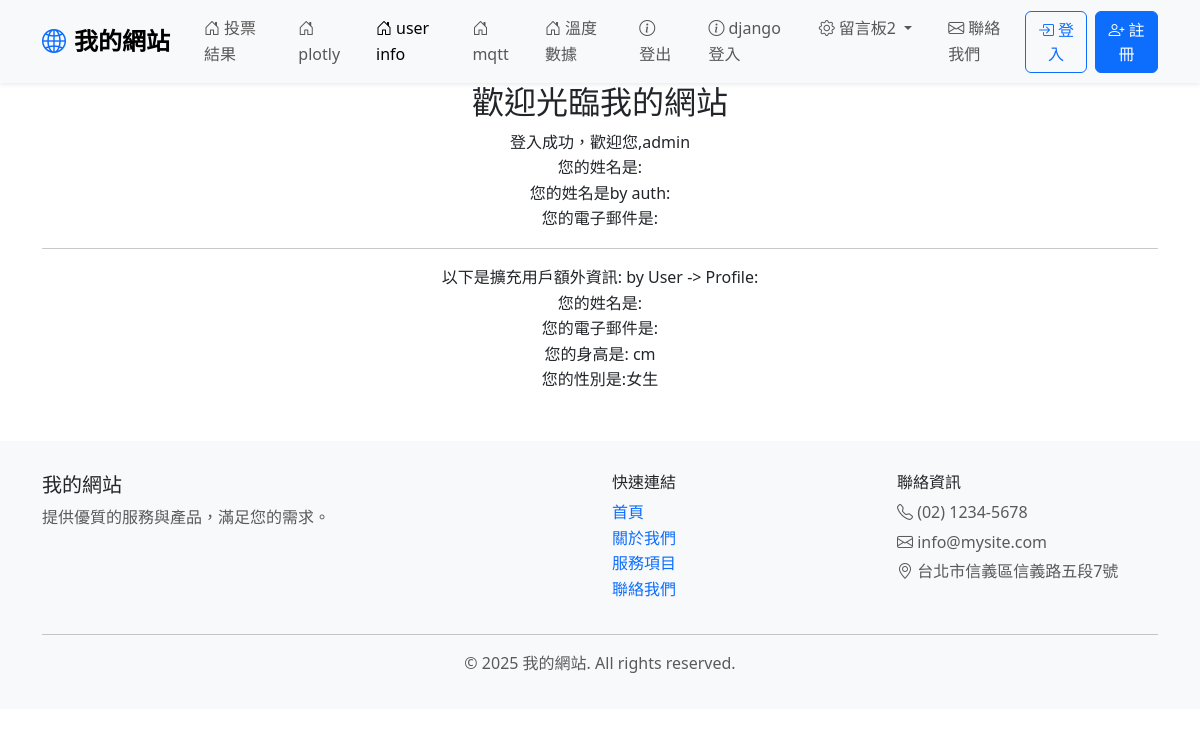
Before: /userinfo/ (signed in) with the older database file.
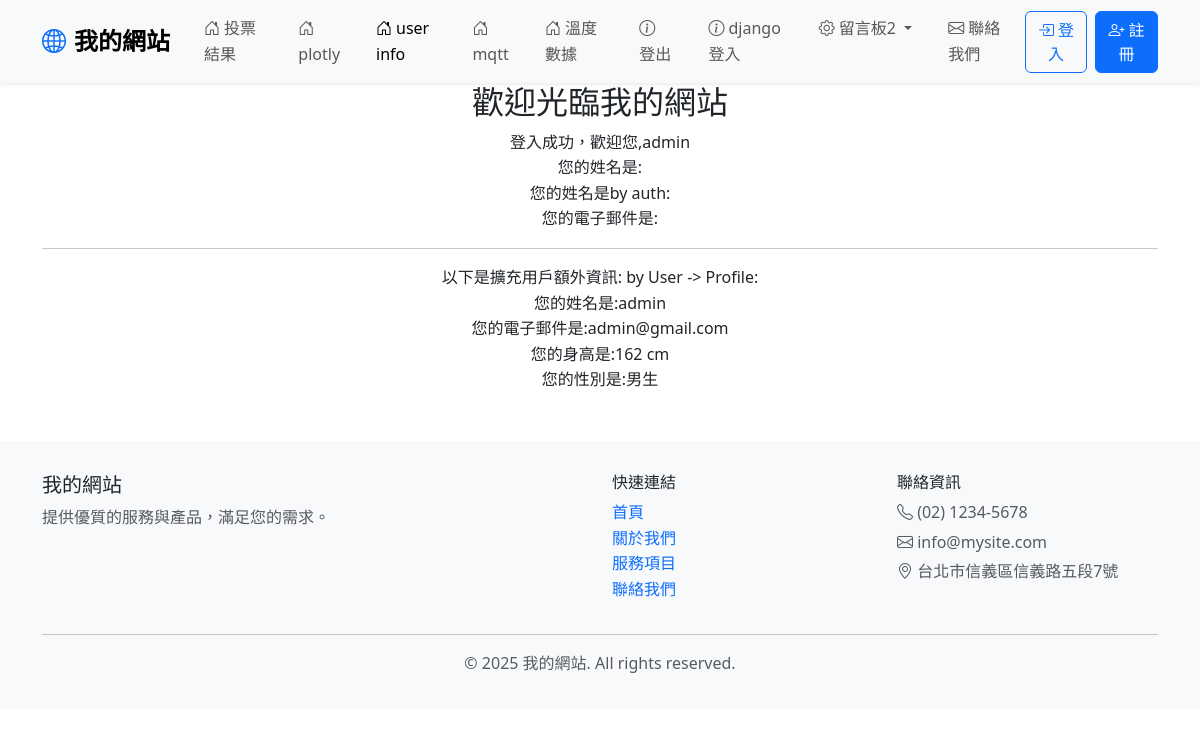
After: the same page with the newer database file.
### mysite/models.py (models this page shows, shortened)
class Profile(models.Model):
    user = models.OneToOneField(auth.models.User, on_delete=models.CASCADE)
    height = models.PositiveIntegerField(default=160)
    male = models.BooleanField(default=False)
    website = models.URLField()

### mysite/views.py (the view)
# urls.py: path('userinfo/', views.userinfo, name='userinfo'),
@login_required(login_url='/login/')
def userinfo(request):
    if request.user.is_authenticated:
        username = request.user.username
        useremail = request.user.email
        print('username:in userinfo', username)
    else:
        print('username不存在')
        return redirect('/login/')
    try:
        user = User.objects.get(username=username)
        userinfo = models.Profile.objects.get(user=user)    # 用自己擴充的Profile欄位
    except Exception as e:
        print(e)
        pass
    return render(request, 'userinfo.html', locals())

### templates/userinfo.html (shortened to what this page needs)
{% extends "base.html" %}
{% block content %}
<div class='container' align=center>
    <h2>歡迎光臨我的網站</h2>
    {% if username %}登入成功，歡迎您,{{ username }}
    {% else %}
    登入錯誤
    {% endif %}
    <p>
        您的姓名是:{{ userinfo.name }}<br>
        您的姓名是by auth:{{ userinfo.username }}<br>
        您的電子郵件是:{{ userinfo.email }}
        <br>
        <hr>
        以下是擴充用戶額外資訊: by User -> Profile:<br>
        您的姓名是:{{ userinfo.user.username }}<br>
        您的電子郵件是:{{ userinfo.user.email }}<br>
        您的身高是:{{ userinfo.height }} cm<br>
        您的性別是:{{ userinfo.male | yesno:"男生,女生"}}
    </p>
</div>
{% endblock content %}

### templates/base.html (shortened to what this page needs)
<!DOCTYPE html>
<html lang="zh-TW">
<head>
    <link href="https://cdnjs.cloudflare.com/ajax/libs/bootstrap/5.3.2/css/bootstrap.min.css" rel="stylesheet">
    <link href="https://cdnjs.cloudflare.com/ajax/libs/bootstrap-icons/1.11.1/font/bootstrap-icons.min.css" rel="stylesheet">
    </head>
<body>
    {% include "header.html" %}
    {% block content %}
    {% endblock content %}
    {% include "footer.html" %}
</body>
</html>

### templates/header.html (shortened to what this page needs)
{% block header %}
<header>
    <nav class="navbar navbar-expand-lg navbar-light bg-light shadow-sm">
        <div class="container">
            <a class="navbar-brand d-flex align-items-center" href="/">
                <i class="bi bi-globe2 me-2 text-primary"></i>
                我的網站
            </a>
            <div class="collapse navbar-collapse" id="navbarNav">
                <ul class="navbar-nav me-auto">
                    <li class="nav-item">
                        <a class="nav-link" href="/votes/">
                            <i class="bi bi-house-door me-1"></i>投票結果
                        </a>
                    </li>
                    <li class="nav-item">
                        <a class="nav-link" href="/plotly/">
                            <i class="bi bi-house-door me-1"></i>plotly
                        </a>
                    </li>
                    <li class="nav-item">
                        <a class="nav-link" href="/userinfo/">
                            <i class="bi bi-house-door me-1"></i>user info
                        </a>
                    </li>
                    <li class="nav-item">
                        <a class="nav-link" href="/mqtt/">
                            <i class="bi bi-house-door me-1"></i>mqtt
                        </a>
                    </li>
                    <li class="nav-item">
                        <a class="nav-link" href="/temp/">
                            <i class="bi bi-house-door me-1"></i>溫度數據
                        </a>
                    </li>
                    <li class="nav-item">
                        <a class="nav-link" href="/logout/">
                            <i class="bi bi-info-circle me-1"></i>登出
                        </a>
                    </li>
                    <li class="nav-item">
                        <a class="nav-link" href="/admin/login/?next=/">
                            <i class="bi bi-info-circle me-1"></i>django登入
                        </a>
                    </li>
                    <li class="nav-item dropdown">
                        <a class="nav-link dropdown-toggle" href="#" id="servicesDropdown" role="button"
                           data-bs-toggle="dropdown" aria-expanded="false">
                            <i class="bi bi-gear me-1"></i>留言板2
                        </a>
                    </li>
                    <li class="nav-item">
                        <a class="nav-link" href="/contact/">
                            <i class="bi bi-envelope me-1"></i>聯絡我們
                        </a>
                    </li>
                </ul>
                <div class="user-info">
                        <div class="d-flex gap-2">
                            <a href="/login/" class="btn btn-outline-primary">
                                <i class="bi bi-box-arrow-in-right me-1"></i>登入
                            </a>
                            <a href="/accounts/register/" class="btn btn-primary">
                                <i class="bi bi-person-plus me-1"></i>註冊
                            </a>
                        </div>
                </div>
            </div>
        </div>
    </nav>
</header>
{% endblock header %}

### templates/footer.html
{% block footer %}
    <footer class="footer bg-light mt-5">
        <div class="container">
            <div class="row">
                <div class="col-md-6">
                    <h5>我的網站</h5>
                    <p class="text-muted">提供優質的服務與產品，滿足您的需求。</p>
                </div>
                <div class="col-md-3">
                    <h6>快速連結</h6>
                    <ul class="list-unstyled">
                        <li><a href="/home/" class="text-decoration-none">首頁</a></li>
                        <li><a href="/about/" class="text-decoration-none">關於我們</a></li>
                        <li><a href="/services/" class="text-decoration-none">服務項目</a></li>
                        <li><a href="/contact/" class="text-decoration-none">聯絡我們</a></li>
                    </ul>
                </div>
                <div class="col-md-3">
                    <h6>聯絡資訊</h6>
                    <p class="text-muted mb-1">
                        <i class="bi bi-telephone"></i> (02) 1234-5678
                    </p>
                    <p class="text-muted mb-1">
                        <i class="bi bi-envelope"></i> info@mysite.com
                    </p>
                    <p class="text-muted">
                        <i class="bi bi-geo-alt"></i> 台北市信義區信義路五段7號
                    </p>
                </div>
            </div>
            <hr>
            <div class="row">
                <div class="col-12 text-center">
                    <p class="text-muted mb-0">
                        &copy; 2025 我的網站. All rights reserved.
                    </p>
                </div>
            </div>
        </div>
    </footer>
{% endblock footer %}

### templates/base.html (style rules this page uses)
:root { --primary-color: #0d6efd; --secondary-color: #6c757d; }
body { font-family: 'Segoe UI', Tahoma, Geneva, Verdana, sans-serif; line-height: 1.6; }
.navbar-brand { font-weight: bold; font-size: 1.5rem; }
.navbar-nav .nav-link { font-weight: 500; margin: 0 10px; transition: color 0.3s ease; }
.user-info { display: flex; align-items: center; gap: 10px; }
.footer { background-color: #f8f9fa; margin-top: auto; padding: 2rem 0; }

Changed rows visible on the page:
added Profile: user.username "admin", user.email "admin@gmail.com", height "162", male "男生"
Other visible differences:
{{ userinfo.male | yesno:"男生,女生" }}: "女生" → (not shown)
